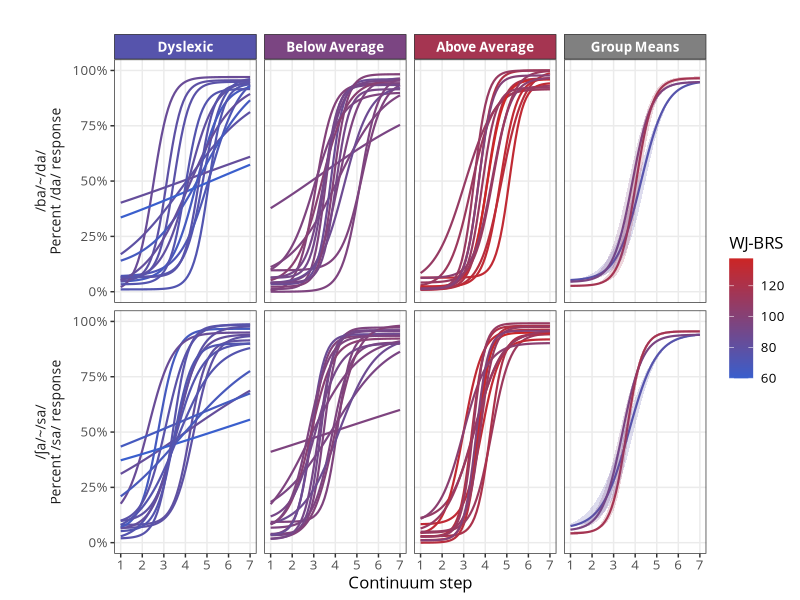
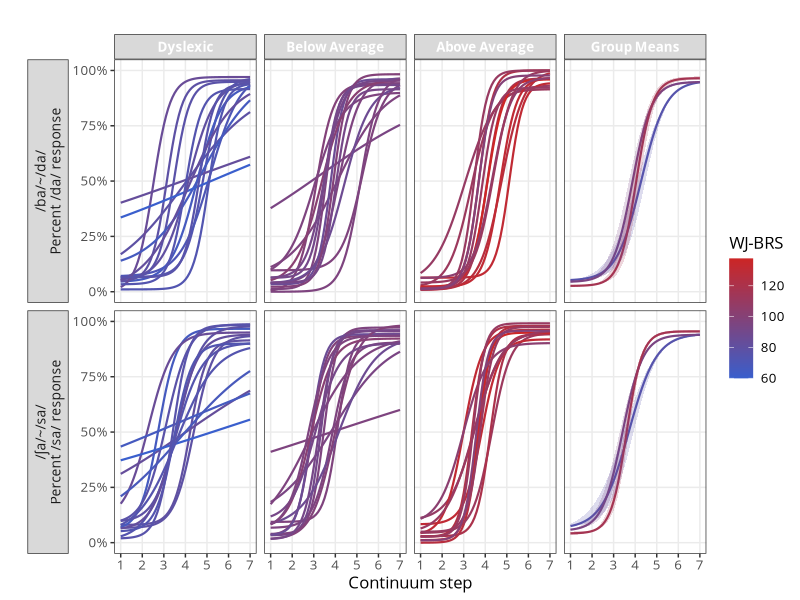

Write R code to recreate these figures, in order.
#!/usr/bin/env Rscript

## figure_individ_and_mean_fitted_models_by_group.R
## aggregates the data by group and cue type and plots model fits

library(dplyr)
library(ggplot2)

## When loading/saving, this script assumes the working directory is set to the
## root directory of the repo. Relative to this script's location that is:
setwd("../..")

psychometrics <- read.csv("cleaned_psychometrics.csv")
group_levels <- c("Dyslexic", "Below Average", "Above Average", "Group Means")
psychometrics$group <- factor(psychometrics$group, levels=group_levels)

# Remove any psychometrics that do not meet the fit quality standard
psychometrics <- psychometrics %>% filter(threshold <= 7 & threshold >= 1)


## ## ## ## ## ## ## ## ## ## ## ## ##
## FUNCTION TO COMPUTE FITTED CURVE ##
## ## ## ## ## ## ## ## ## ## ## ## ##
logistic <- function(thresh, slope, lower, upper, endpoints=c(1, 7)) {
    ## NOTE: upper should be amount below 1 (upper of 0.1 is asymptote of 0.9)
    x <- seq(endpoints[1], endpoints[2], length.out=diff(endpoints) * 10 + 1)
    y <- lower + (1 - lower - upper) / (1 + exp(-1 * slope * (x - thresh)))
    data.frame(cbind(x, y))
}

## ## ## ## ## ## ##
## COLORMAP STUFF ##
## ## ## ## ## ## ##
n_steps <- 256
cmap <- colorRampPalette(c("royalblue3", "firebrick3"))(n_steps)

## FUNCTION FOR COMPUTING COLORS FROM COLORMAPS (FOR GROUP-LEVEL COLORS)
get_cmap_color <- function(x, cmap) {
    ramp <- grDevices::colorRamp(cmap, space="Lab", interpolate="spline")
    rgbs <- ramp(x) / 255
    grDevices::rgb(rgbs[,1], rgbs[,2], rgbs[,3])
}

## ## ## ## ## ## ## ## ## ## ##
## AGGREGATE AT SUBJECT LEVEL ##
## ## ## ## ## ## ## ## ## ## ##
psych_subj_agg <- psychometrics %>%
    group_by(subject_id, continuum) %>%
    summarise(group=unique(group),
              wj_brs=unique(wj_brs),
              threshold=mean(threshold),
              slope=mean(slope),
              lo_asymp=mean(lo_asymp),
              hi_asymp=mean(hi_asymp),
              lapse=(lo_asymp + hi_asymp) / 2)
psych_subj_agg$plot_group <- with(psych_subj_agg, interaction(subject_id, continuum))
psych_subj_agg <- na.omit(psych_subj_agg)
psych_subj_agg$orig_group <- psych_subj_agg$group

# mean + SE by group, across subjects
psych_group_ribbon <- psych_subj_agg %>%
    group_by(group, continuum) %>%
    summarise(wj_brs=mean(wj_brs, na.rm=TRUE),
              threshold_mu=mean(threshold),
              slope_mu=mean(slope),
              lo_mu=mean(lo_asymp),
              hi_mu=mean(hi_asymp),
              threshold_se=sd(threshold) / sqrt(n()),
              slope_se=sd(slope) / sqrt(n()),
              lo_se=sd(lo_asymp) / sqrt(n()),
              hi_se=sd(hi_asymp) / sqrt(n()),
              threshold_lower=threshold_mu - threshold_se,
              threshold_upper=threshold_mu + threshold_se,
              slope_lower=slope_mu - slope_se,
              slope_upper=slope_mu + slope_se,
              lo_lower=lo_mu - lo_se,
              lo_upper=lo_mu + lo_se,
              hi_lower=hi_mu - hi_se,
              hi_upper=hi_mu + hi_se) %>%
    rename(orig_group=group, slope=slope_mu, threshold=threshold_mu,
           lo_asymp=lo_mu, hi_asymp=hi_mu)
psych_group_ribbon$group <- "Group Means"
psych_group_ribbon$group <- factor(psych_group_ribbon$group, levels=group_levels)
psych_group_ribbon$plot_group <- with(psych_group_ribbon, 
                                      interaction(orig_group, continuum))

## avoid the annoying "unequal factor levels" warning
plot_group_levels <- c(levels(psych_subj_agg$plot_group),
                       levels(psych_group_ribbon$plot_group))
psych_subj_agg$plot_group <- factor(psych_subj_agg$plot_group,
                                    levels=plot_group_levels)
psych_group_ribbon$plot_group <- factor(psych_group_ribbon$plot_group,
                                        levels=plot_group_levels)

## unite the 2 tibbles
this_data <- bind_rows(psych_subj_agg, psych_group_ribbon)

## compute fitted curves
logist_subj_agg <- this_data %>% 
    group_by(plot_group) %>%
    mutate(x=list(logistic(threshold, slope, lo_asymp, hi_asymp)$x),
           y=list(logistic(threshold, slope, lo_asymp, hi_asymp)$y),
           y_lower=list(logistic(threshold_lower, slope_lower, lo_lower, hi_lower)$y),
           y_upper=list(logistic(threshold_upper, slope_upper, lo_upper, hi_upper)$y)) %>%
    tidyr::unnest(x, y, y_lower, y_upper)

## GET THE COLORMAP VALUES FOR THE GROUP MEANS
endpoints <- range(na.omit(psychometrics$wj_brs))
c_range <- diff(endpoints)
group_vals <- psych_subj_agg %>% group_by(group) %>% summarise(wj_brs=mean(wj_brs))
group_vals <- (group_vals$wj_brs - endpoints[1]) / c_range
group_cols <- get_cmap_color(group_vals, cmap)
group_cols <- c(group_cols, "#808080")  # for the group-means facet
names(group_cols) <- levels(this_data$group)

## custom labeller for the strip
continuum_labeller <- as_labeller(c(`/ʃa/-/sa/`="/ʃa/~/sa/\nPercent /sa/ response",
                                    `/ba/-/da/`="/ba/~/da/\nPercent /da/ response",
                                    `Dyslexic`="Dyslexic",
                                    `Below Average`="Below Average",
                                    `Above Average`="Above Average",
                                    `Group Means`="Group Means"))

## ## ## ## ## ## ## ## ## ## ## ## ## ## ## ## ## ## ## ## ## ## ## ##
##  FACET GRID OF FITTED LOGISTIC CURVES W/ WJBRS COLORMAP ON CURVES ##
## ## ## ## ## ## ## ## ## ## ## ## ## ## ## ## ## ## ## ## ## ## ## ##
fig <- ggplot(data=logist_subj_agg, mapping=aes(x=x, y=y, group=plot_group)) +
    geom_line(aes(colour=wj_brs), size=0.75, alpha=1) +
    geom_ribbon(aes(ymin=y_lower, ymax=y_upper, fill=wj_brs), alpha=0.2, size=0) +
    scale_x_continuous(labels=as.character, breaks=seq(1, 7)) +
    scale_y_continuous(labels=scales::percent, breaks=seq(0, 1, by=0.25)) +
    scale_colour_gradientn(colours=cmap) +
    scale_fill_gradientn(colours=cmap) +
    theme_bw() +
    theme(text=element_text(size=12, colour="black", family="Open Sans"),
          strip.text.x=element_text(face="bold", colour="white"),
          strip.text.y=element_text(face="plain", size=10),
          strip.placement="outside", panel.grid.minor=element_blank()) +
    labs(title="", colour="WJ-BRS", fill="WJ-BRS") +
    xlab("Continuum step") + ylab("") +
    facet_grid(continuum ~ group, labeller=continuum_labeller, switch="y")

## HACK INTO THE GUTS OF GGPLOT TO SET INDIVIDUAL STRIP COLORS
gtable <- ggplotGrob(fig)
strip_ix <- grep(pattern="strip-", gtable$layout$name)
for (i in strip_ix) {
    lab <- gtable$grobs[[i]]$grobs[[1]]$children[[2]]$children[[1]]$label
    col <- unname(group_cols[lab])
    if (!is.na(col)) {
        gtable$grobs[[i]]$grobs[[1]]$children[[1]]$gp$fill <- col
    } else {
        gtable$grobs[[i]]$grobs[[1]]$children[[1]]$gp$fill <- NA
        gtable$grobs[[i]]$grobs[[1]]$children[[1]]$gp$col <- NA
    }
}

## PLOT IT INTERACTIVELY
grid::grid.draw(gtable)

## SAVE TO FILE
setwd('./Analysis/Figures')
ggsave("figure_individ_and_mean_fitted_models_by_group.pdf", gtable,
       device=cairo_pdf, width=7.5, height=4.5)
ggsave("figure_individ_and_mean_fitted_models_by_group.png", gtable,
       width=7.5, height=4.5, dpi = 300)
